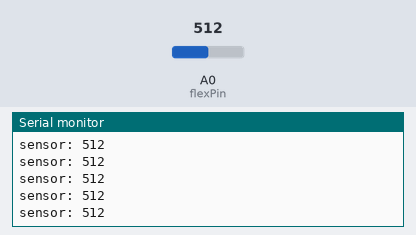
The sketch below on a simulated Arduino Uno, built with avr-gcc and run on an emulated ATmega328P. Shown: the last lines printed to the serial monitor. The inputs (shaded band) are chosen by the test bench; at power-on: A0 (flexPin) = 512.

Above: at 4.2 s.
4.3 s: A0 (flexPin) set to 11
At 5.0 s:
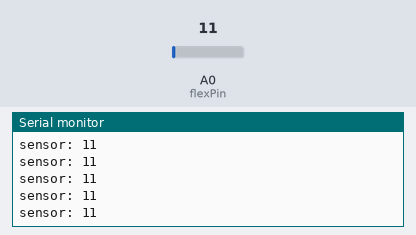
5.8 s: A0 (flexPin) set to 8
At 6.8 s:
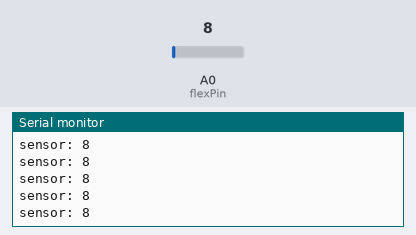
Timing chart, 0 to 8.8 s (numbered marks = the images above; inputs shaded):
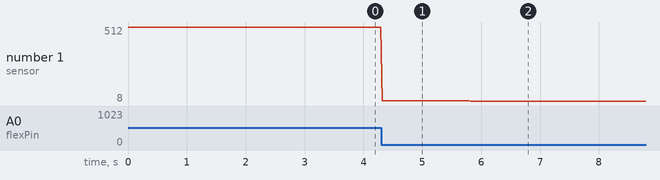

Measured:
- after the input at 4.3 s, the serial monitor: prints a new line at once (image 1)
- after the input at 5.8 s, the serial monitor: prints a new line at once (image 2)
- plotted number 1: 512 → 11 after the input at 4.3 s, 11 → 8 after the input at 5.8 s

The sketch:

flex.ino
```cpp
const int flexPin = A0;
int led1=A1;
int led2=A2;
void setup()
{
  Serial.begin(9600);
}

void loop()
{
  int flexValue;
  flexValue = analogRead(flexPin);
  Serial.print("sensor: ");
  Serial.println(flexValue);
  if (flexValue>700){
    digitalWrite(led1,1);
    }
    else  digitalWrite(led1,0);

    if (flexValue<450) digitalWrite(led2,1);
    else  digitalWrite(led2,0);
  delay(20);
}
```
